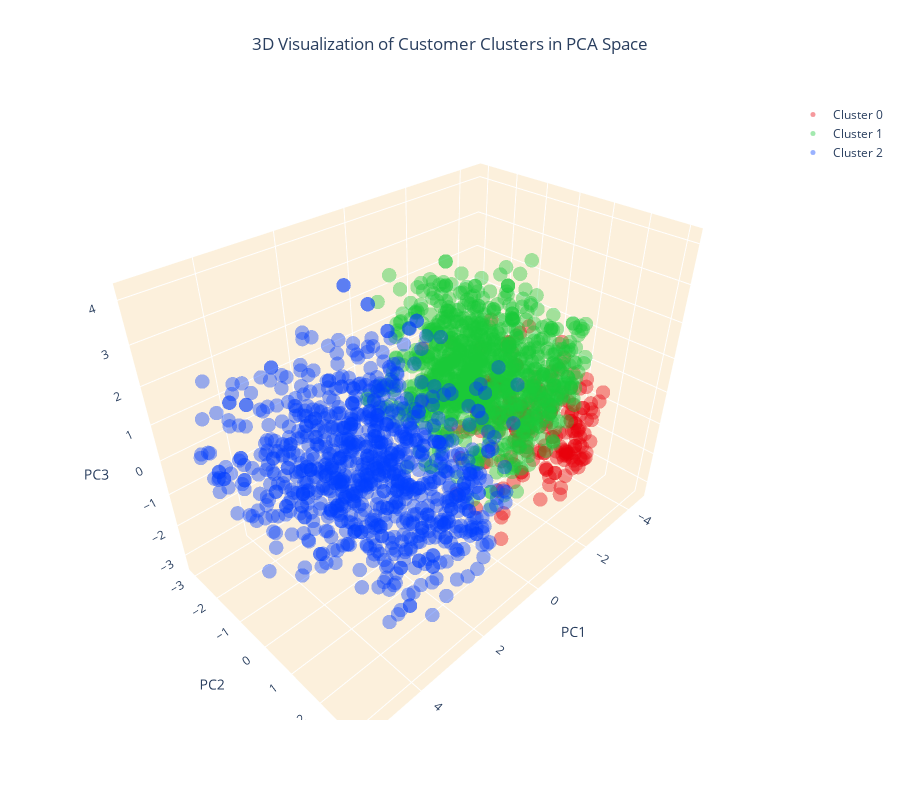

This figure's notebook cell:
### Code cell
# Create separate data frames for each cluster
cluster_0 = customer_data_pca[customer_data_pca['cluster'] == 0]
cluster_1 = customer_data_pca[customer_data_pca['cluster'] == 1]
cluster_2 = customer_data_pca[customer_data_pca['cluster'] == 2]

# Create a 3D scatter plot
fig = go.Figure()

# Add data points for each cluster separately and specify the color
fig.add_trace(go.Scatter3d(x=cluster_0['PC1'], y=cluster_0['PC2'], z=cluster_0['PC3'], 
                           mode='markers', marker=dict(color=colors[0], size=5, opacity=0.4), name='Cluster 0'))
fig.add_trace(go.Scatter3d(x=cluster_1['PC1'], y=cluster_1['PC2'], z=cluster_1['PC3'], 
                           mode='markers', marker=dict(color=colors[1], size=5, opacity=0.4), name='Cluster 1'))
fig.add_trace(go.Scatter3d(x=cluster_2['PC1'], y=cluster_2['PC2'], z=cluster_2['PC3'], 
                           mode='markers', marker=dict(color=colors[2], size=5, opacity=0.4), name='Cluster 2'))

# Set the title and layout details
fig.update_layout(
    title=dict(text='3D Visualization of Customer Clusters in PCA Space', x=0.5),
    scene=dict(
        xaxis=dict(backgroundcolor="#fcf0dc", gridcolor='white', title='PC1'),
        yaxis=dict(backgroundcolor="#fcf0dc", gridcolor='white', title='PC2'),
        zaxis=dict(backgroundcolor="#fcf0dc", gridcolor='white', title='PC3'),
    ),
    width=900,
    height=800
)

# Show the plot
fig.show()

### Figure 1 — Plotly figure (JSON) as saved in the notebook; plotly's stock layout.template omitted (floating-point values rounded to 4 significant figures; data arrays with more than 128 entries replaced by an {"elided": "..."} marker saying what was removed)
{"data": [{"marker": {"color": "#e8000b", "opacity": 0.4, "size": 5}, "mode": "markers", "name": "Cluster 0", "type": "scatter3d", "x": {"elided": "220 float values"}, "y": {"elided": "220 float values"}, "z": {"elided": "220 float values"}}, {"marker": {"color": "#1ac938", "opacity": 0.4, "size": 5}, "mode": "markers", "name": "Cluster 1", "type": "scatter3d", "x": {"elided": "997 float values"}, "y": {"elided": "997 float values"}, "z": {"elided": "997 float values"}}, {"marker": {"color": "#023eff", "opacity": 0.4, "size": 5}, "mode": "markers", "name": "Cluster 2", "type": "scatter3d", "x": {"elided": "910 float values"}, "y": {"elided": "910 float values"}, "z": {"elided": "910 float values"}}], "layout": {"height": 800, "scene": {"aspectmode": "auto", "aspectratio": {"x": 1.286, "y": 0.8067, "z": 0.9639}, "xaxis": {"backgroundcolor": "#fcf0dc", "gridcolor": "white", "title": {"text": "PC1"}, "type": "linear"}, "yaxis": {"backgroundcolor": "#fcf0dc", "gridcolor": "white", "title": {"text": "PC2"}, "type": "linear"}, "zaxis": {"backgroundcolor": "#fcf0dc", "gridcolor": "white", "title": {"text": "PC3"}, "type": "linear"}}, "title": {"text": "3D Visualization of Customer Clusters in PCA Space", "x": 0.5}, "width": 900}}
